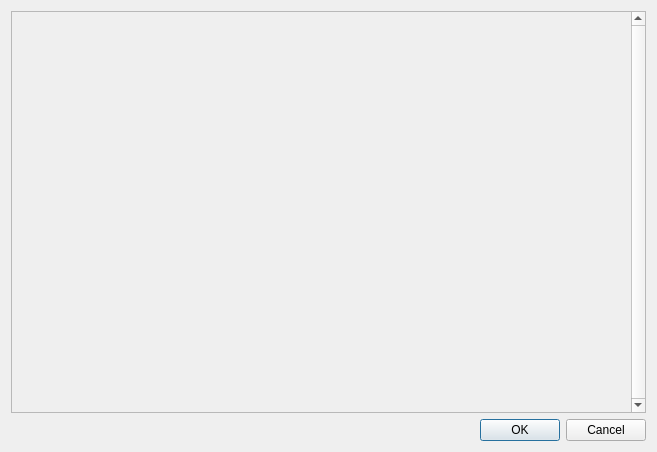
<?xml version="1.0" encoding="UTF-8"?>
<ui version="4.0">
 <class>Form</class>
 <widget class="QWidget" name="Form">
  <property name="geometry">
   <rect>
    <x>0</x>
    <y>0</y>
    <width>657</width>
    <height>452</height>
   </rect>
  </property>
  <property name="windowTitle">
   <string>Form</string>
  </property>
  <layout class="QVBoxLayout" name="verticalLayout">
   <item>
    <widget class="QScrollArea" name="scrollArea">
     <property name="sizePolicy">
      <sizepolicy hsizetype="Expanding" vsizetype="Expanding">
       <horstretch>0</horstretch>
       <verstretch>0</verstretch>
      </sizepolicy>
     </property>
     <property name="verticalScrollBarPolicy">
      <enum>Qt::ScrollBarAlwaysOn</enum>
     </property>
     <property name="widgetResizable">
      <bool>true</bool>
     </property>
     <widget class="QWidget" name="scrollAreaWidgetContents">
      <property name="geometry">
       <rect>
        <x>0</x>
        <y>0</y>
        <width>631</width>
        <height>386</height>
       </rect>
      </property>
      <layout class="QVBoxLayout" name="verticalLayout_2">
       <item>
        <widget class="QWidget" name="parameters_form" native="true">
         <layout class="QFormLayout" name="formLayout">
          <property name="leftMargin">
           <number>12</number>
          </property>
          <property name="topMargin">
           <number>12</number>
          </property>
          <property name="rightMargin">
           <number>12</number>
          </property>
          <property name="bottomMargin">
           <number>12</number>
          </property>
         </layout>
        </widget>
       </item>
      </layout>
     </widget>
    </widget>
   </item>
   <item>
    <widget class="QDialogButtonBox" name="button_box">
     <property name="standardButtons">
      <set>QDialogButtonBox::Cancel|QDialogButtonBox::Ok</set>
     </property>
    </widget>
   </item>
  </layout>
 </widget>
 <resources/>
 <connections/>
</ui>
